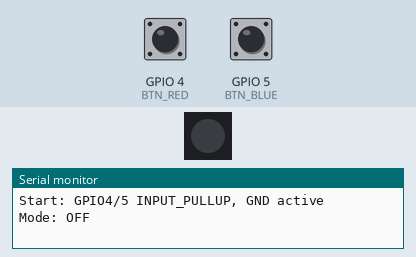
Simulated run of this sketch. Board: ESP32-S3. Shown: 1 RGB LEDs in strip order, left to right, the last lines printed to the serial monitor. Inputs (shaded band) come from the test bench; at power-on: GPIO 5 (BTN_BLUE) HIGH, GPIO 4 (BTN_RED) HIGH.

Above: at 1.2 s.
1.3 s: GPIO 5 (BTN_BLUE) pulled LOW for 1 s
At 1.5 s:
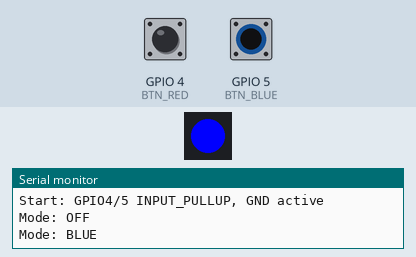
3.8 s: GPIO 4 (BTN_RED) pulled LOW for 0.15 s
At 3.87 s:
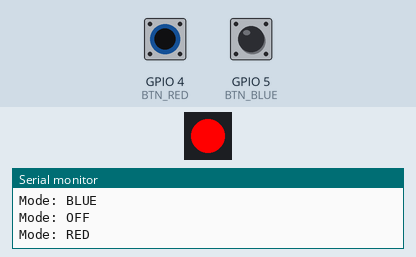
5.4 s: GPIO 4 (BTN_RED) pulled LOW for 3.2 s
At 9.7 s:
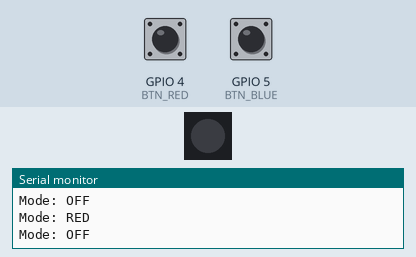
10.1 s: GPIO 5 (BTN_BLUE) pulled LOW for 3.2 s
At 10.3 s:
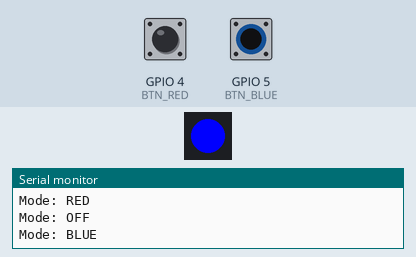
Timing chart, 0 to 14.4 s (numbered marks = the images above; inputs shaded):
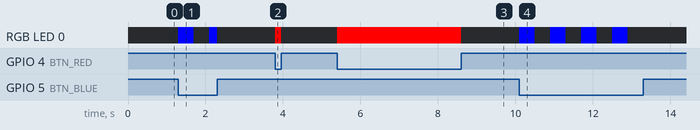

Measured:
- after the input at 1.3 s, RGB LED 0: off → RGB(0, 0, 255) at once, → off 0.40 s later, → RGB(0, 0, 255) 0.40 s later, → off 0.20 s later
- after the input at 3.8 s, RGB LED 0: off → RGB(255, 0, 0) at once, → off 0.15 s later
- after the input at 5.4 s, RGB LED 0: off → RGB(255, 0, 0) at once, → off 3.2 s later
- after the input at 10.1 s, RGB LED 0: alternates RGB(0, 0, 255) for 0.40 s and off for 0.40 s, 8 changes in all, then stays off, starting at once

The sketch:

LED_Light.ino
```cpp
/*
ESP32-S3 板载 WS2812 控制（1 像素）
行为：
  - 默认：熄灭
  - GPIO4 接地：红灯常亮
  - GPIO5 接地：蓝灯闪烁（非阻塞）

实现要点：
  - WS2812 用 Adafruit NeoPixel 驱动（GRB / 800kHz）
  - LED_PIN 默认为 48（多数 ESP32-S3 DevKit 板载 RGB 的 DIN）
  - 输入脚使用 INPUT_PULLUP，不接线=未触发（HIGH）
  - 仅在“模式变化”时下发指令和打印串口；蓝灯进入即点亮一次
  - 从触发→松开的边沿，进入 OFF_HOLD_MS 的“强制清屏窗口”，避免残留亮
  - 串口打印有 MIN_PRINT_GAP 最小间隔，减少插拔抖动造成的多次打印

可调参数：
  - BLINK_INTERVAL  : 蓝灯闪烁周期（ms）
  - OFF_HOLD_MS     : 释放后强制清屏时长（ms）
  - MIN_PRINT_GAP   : 串口最小打印间隔（ms）
*/

#include <Adafruit_NeoPixel.h>

#define LED_PIN     48
#define NUM_PIXELS  1
#define BTN_RED     4      // 接地=红常亮
#define BTN_BLUE    5      // 接地=蓝闪烁

Adafruit_NeoPixel strip(NUM_PIXELS, LED_PIN, NEO_GRB + NEO_KHZ800);

const unsigned long BLINK_INTERVAL = 400;
unsigned long lastToggle = 0;
bool blueOn = false;

// 松开后强制清屏窗口
const unsigned long OFF_HOLD_MS = 300;
unsigned long offHoldUntil = 0;

// 仅用于打印的最小间隔
const unsigned long MIN_PRINT_GAP = 150;
unsigned long lastPrintTs = 0;
int lastPrintedMode = -1;

enum Mode { OFF, RED_ON, BLUE_BLINK };
Mode mode = OFF, prev = OFF;

inline void setColor(uint8_t r,uint8_t g,uint8_t b){
  strip.setPixelColor(0, strip.Color(r,g,b));
  strip.show();
}

void setup() {
  strip.begin();
  strip.clear();
  strip.show();

  pinMode(BTN_RED,  INPUT_PULLUP);
  pinMode(BTN_BLUE, INPUT_PULLUP);

  Serial.begin(115200);
  delay(50);
  Serial.println("\nStart: GPIO4/5 INPUT_PULLUP, GND active");
}

void loop() {
  unsigned long now = millis();

  bool redTrig  = (digitalRead(BTN_RED)  == LOW);
  bool blueTrig = (digitalRead(BTN_BLUE) == LOW);

  // 判定模式（红优先）
  if (redTrig)       mode = RED_ON;
  else if (blueTrig) mode = BLUE_BLINK;
  else               mode = OFF;

  // —— 状态变化：先执行灯的动作（不受打印节流影响）——
  if (mode != prev) {
    switch (mode) {
      case OFF:
        blueOn = false;
        strip.clear(); strip.show();
        break;
      case RED_ON:
        blueOn = false;
        setColor(255,0,0);
        break;
      case BLUE_BLINK:
        blueOn = true;
        lastToggle = now;
        setColor(0,0,255);   // 进入即亮
        break;
    }
    prev = mode;
  }

  // —— 仅打印节流：间隔到才打印一次 ——
  if (mode != lastPrintedMode && (now - lastPrintTs) >= MIN_PRINT_GAP) {
    switch (mode) {
      case OFF:        Serial.println("Mode: OFF"); break;
      case RED_ON:     Serial.println("Mode: RED"); break;
      case BLUE_BLINK: Serial.println("Mode: BLUE"); break;
    }
    lastPrintedMode = mode;
    lastPrintTs = now;
  }

  // 从触发->松开 时，开启 OFF 窗口强制清灯
  static bool prevRedTrig = false, prevBlueTrig = false;
  if (prevRedTrig && !redTrig)   offHoldUntil = now + OFF_HOLD_MS;
  if (prevBlueTrig && !blueTrig) offHoldUntil = now + OFF_HOLD_MS;
  prevRedTrig  = redTrig;
  prevBlueTrig = blueTrig;

  // 蓝灯非阻塞闪烁
  if (mode == BLUE_BLINK) {
    if (now - lastToggle >= BLINK_INTERVAL) {
      lastToggle = now;
      blueOn = !blueOn;
      if (blueOn) setColor(0,0,255);
      else        { strip.clear(); strip.show(); }
    }
    return;
  }

  // OFF 模式：强制清
  if (now <= offHoldUntil) {
    strip.clear(); strip.show();
  }
}
```
